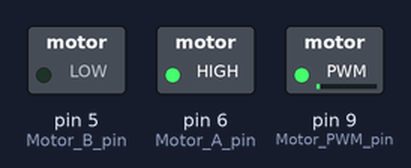
Bench run of a sketch on a simulated Arduino Uno, built with avr-gcc and run on an emulated ATmega328P. On the bench: switched loads named in the sketch (green lamp = pin HIGH).

Above: at 0.05 s.
At 1.05 s:
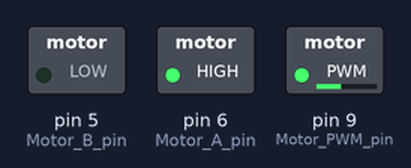
At 2.05 s:
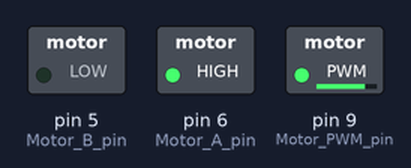
At 4.05 s:
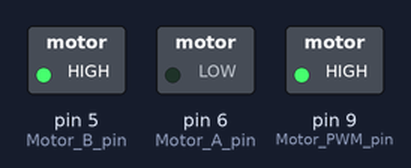
At 6.05 s:
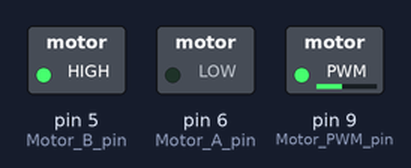
At 8.1 s:
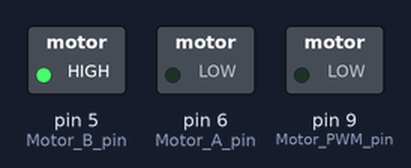
Timing chart, 0 to 10.6 s (numbered marks = the images above):
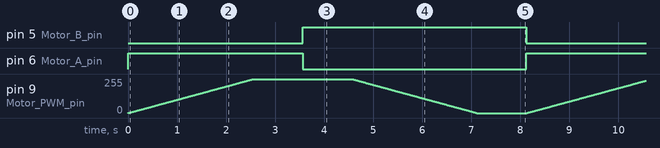

Measured:
- by itself, pin 5 (Motor_B_pin): alternates HIGH for 4.6 s and LOW for 3.6 s
- by itself, pin 6 (Motor_A_pin): alternates HIGH for 3.6 s and LOW for 4.6 s

The sketch:

sketch_jun28a_Simple_PWM.ino
```cpp
// constants won't change
const int Motor_PWM_pin = 9; // the Arduino pin connected to the EN1 pin L298N
const int Motor_A_pin = 6; // the Arduino pin connected to the IN1 pin L298N
const int Motor_B_pin = 5; // the Arduino pin connected to the IN2 pin L298N

// the setup function runs once when you press reset or power the board
void setup() {
  // initialize digital pins as outputs.
  pinMode(Motor_PWM_pin, OUTPUT);
  pinMode(Motor_A_pin, OUTPUT);
  pinMode(Motor_B_pin, OUTPUT);
}

// the loop function runs over and over again forever
void loop() {
  digitalWrite(Motor_A_pin, HIGH); // control motor A spins clockwise
  digitalWrite(Motor_B_pin, LOW);  // control motor A spins clockwise

  for (int speed = 0; speed <= 255; speed++) {
    analogWrite(Motor_PWM_pin, speed); // control the speed
    delay(10);
  }

  delay(1000); // rotate at maximum speed 1 seconds in in clockwise direction

  // change direction
  digitalWrite(Motor_A_pin, LOW);   // control motor A spins anti-clockwise
  digitalWrite(Motor_B_pin, HIGH);  // control motor A spins anti-clockwise

  delay(1000); // rotate at maximum speed 1 seconds in in anti-clockwise direction

  for (int speed = 255; speed >= 0; speed--) {
    analogWrite(Motor_PWM_pin, speed); // control the speed
    delay(10);
  }

  delay(1000); // stop motor 1 second
}
```
